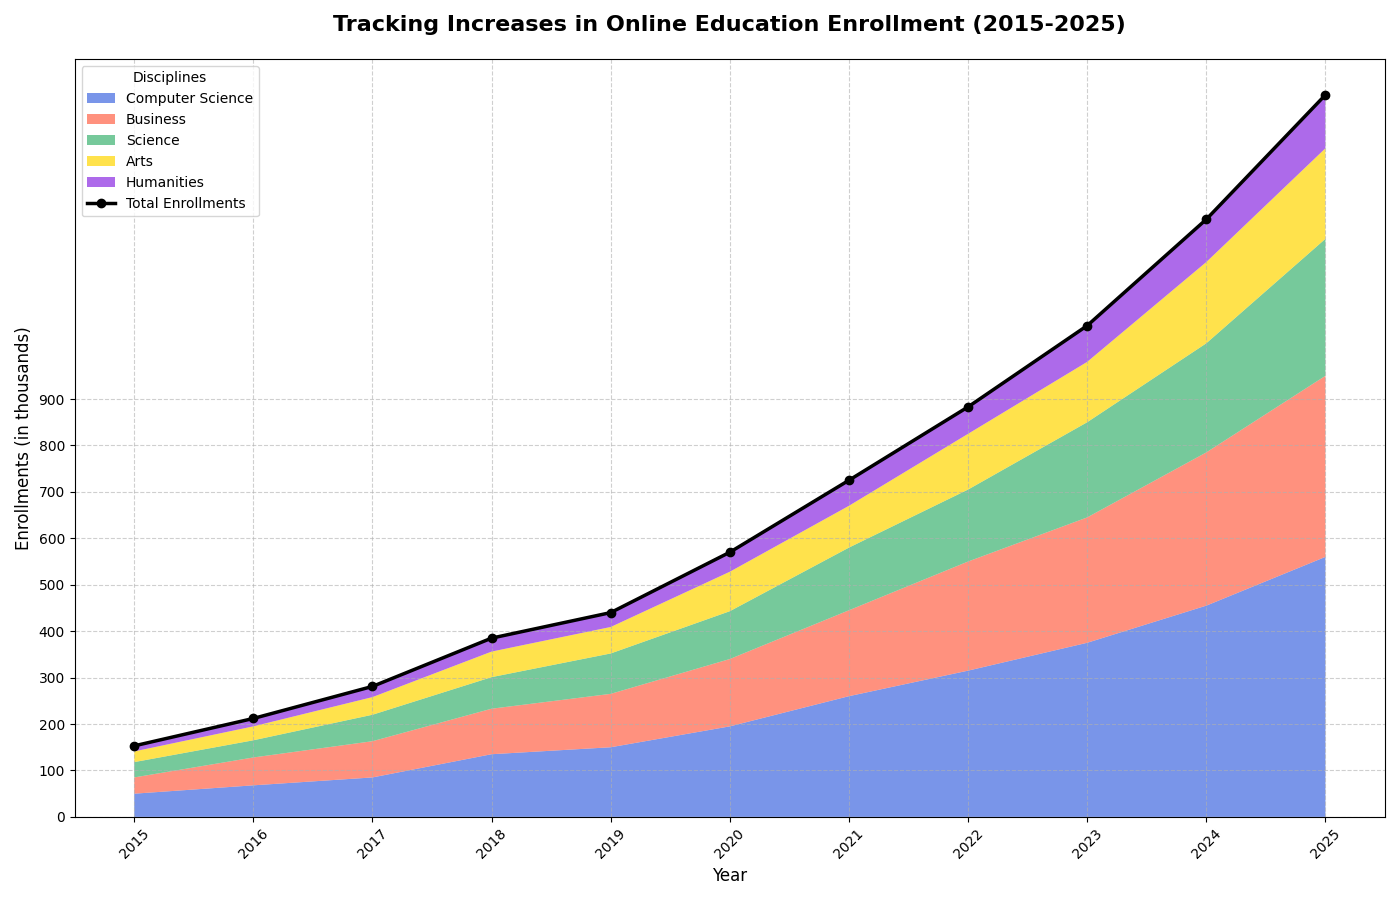

Here is the Python script that generated this plot:
import matplotlib.pyplot as plt
import numpy as np

# Define the years
years = np.arange(2015, 2026)

# Define the disciplines and their enrollment data (in thousands)
disciplines = ['Computer Science', 'Business', 'Science', 'Arts', 'Humanities']

# Manually altered data for each discipline over the years, while preserving the structure
cs_enrollments = [50, 68, 85, 135, 150, 195, 260, 315, 375, 455, 560]
business_enrollments = [35, 60, 78, 98, 115, 145, 185, 235, 270, 330, 390]
science_enrollments = [33, 37, 57, 68, 87, 103, 135, 155, 205, 235, 295]
arts_enrollments = [23, 30, 38, 55, 57, 85, 90, 120, 130, 175, 195]
humanities_enrollments = [12, 17, 23, 29, 31, 42, 55, 58, 78, 92, 115]

# Stack the data for plotting
enrollment_data = np.vstack([cs_enrollments, business_enrollments, science_enrollments, arts_enrollments, humanities_enrollments])

# Calculate total enrollments for the overlay line plot
total_enrollments = np.sum(enrollment_data, axis=0)

# Create the figure and axes
fig, ax = plt.subplots(figsize=(14, 9))

# Plot the stacked area chart
ax.stackplot(years, enrollment_data, labels=disciplines, colors=['#4169E1', '#FF6347', '#3CB371', '#FFD700', '#8A2BE2'], alpha=0.7)

# Overlay line plot for the total enrollments
ax.plot(years, total_enrollments, label='Total Enrollments', color='black', linewidth=2.5, marker='o')

# Set titles and labels
ax.set_title('Tracking Increases in Online Education Enrollment (2015-2025)', fontsize=16, fontweight='bold', pad=20)
ax.set_xlabel('Year', fontsize=12)
ax.set_ylabel('Enrollments (in thousands)', fontsize=12)

# Adding legend
ax.legend(loc='upper left', title='Disciplines', fontsize=10)

# Enhance readability
ax.grid(True, linestyle='--', alpha=0.6)
plt.xticks(years, rotation=45)
plt.yticks(np.arange(0, 901, 100))

# Adjust layout
plt.tight_layout()

# Show the plot
plt.show()
